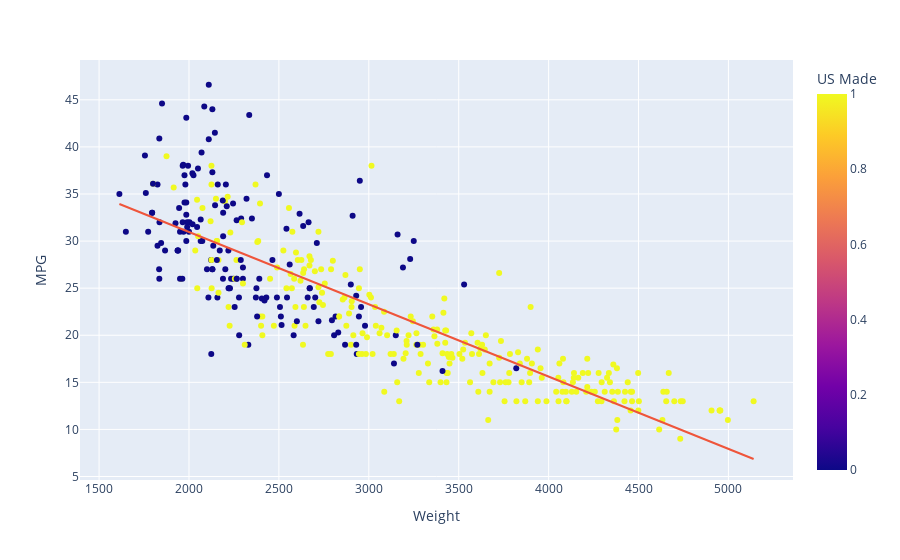

The cell this chart's notebook holds for it:
### Code cell
fig = px.scatter(df, x='Weight', y='MPG', color='US Made', trendline="ols")
fig

### Figure 1 — Plotly figure (JSON) as saved in the notebook; plotly's stock layout.template omitted (floating-point values rounded to 4 significant figures; data arrays with more than 128 entries replaced by an {"elided": "..."} marker saying what was removed)
{"data": [{"hovertemplate": "Weight=%{x}<br>MPG=%{y}<br>US Made=%{marker.color}<extra></extra>", "legendgroup": "", "marker": {"color": {"elided": "398 int values"}, "coloraxis": "coloraxis", "symbol": "circle"}, "mode": "markers", "name": "", "orientation": "v", "showlegend": false, "type": "scatter", "x": {"elided": "398 int values"}, "xaxis": "x", "y": {"elided": "398 float values"}, "yaxis": "y"}, {"hovertemplate": "<b>OLS trendline</b><br>MPG = -0.00767661 * Weight + 46.3174<br>R<sup>2</sup>=0.691793<br><br>Weight=%{x}<br>MPG=%{y} <b>(trend)</b><extra></extra>", "legendgroup": "", "marker": {"symbol": "circle"}, "mode": "lines", "name": "", "showlegend": false, "type": "scatter", "x": {"elided": "398 int values"}, "xaxis": "x", "y": {"elided": "398 float values"}, "yaxis": "y"}], "layout": {"coloraxis": {"colorbar": {"title": {"text": "US Made"}}, "colorscale": [[0, "#0d0887"], [0.1111, "#46039f"], [0.2222, "#7201a8"], [0.3333, "#9c179e"], [0.4444, "#bd3786"], [0.5556, "#d8576b"], [0.6667, "#ed7953"], [0.7778, "#fb9f3a"], [0.8889, "#fdca26"], [1, "#f0f921"]]}, "legend": {"tracegroupgap": 0}, "margin": {"t": 60}, "xaxis": {"anchor": "y", "domain": [0, 1], "title": {"text": "Weight"}}, "yaxis": {"anchor": "x", "domain": [0, 1], "title": {"text": "MPG"}}}}
